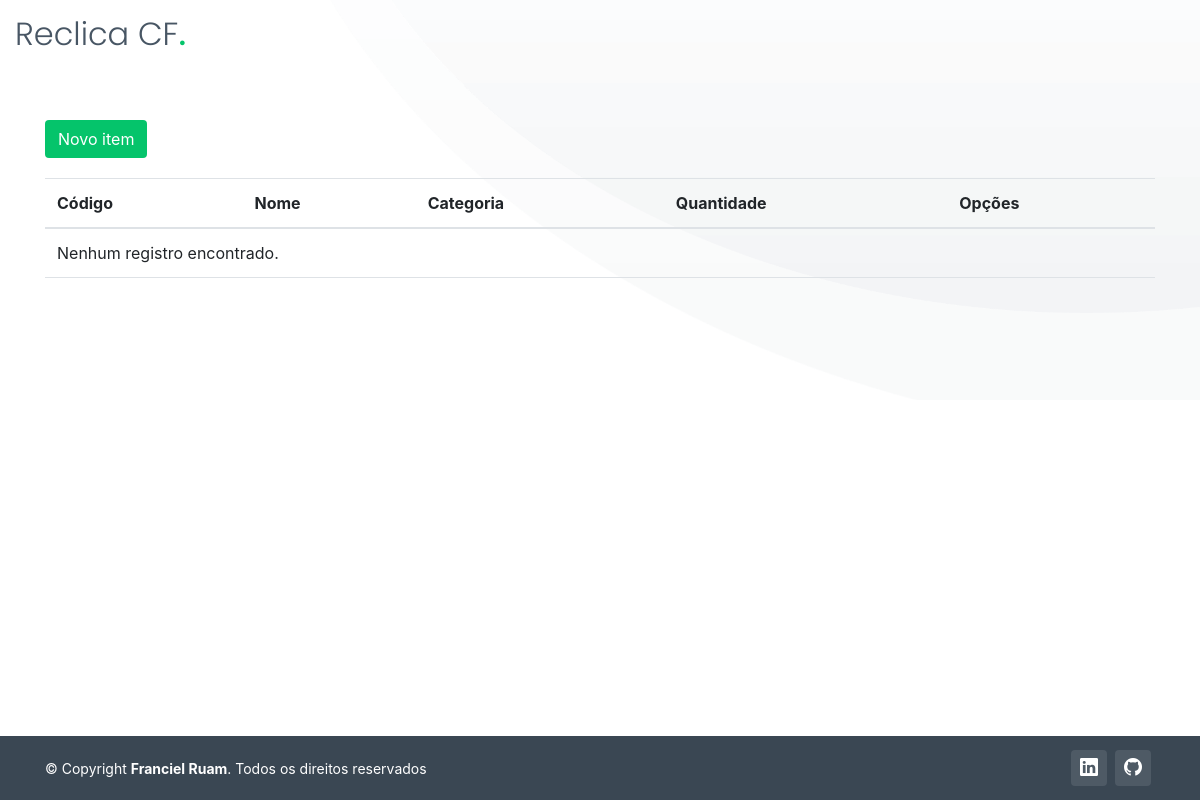
Before: /listar/item/ (signed in) with the older database file.
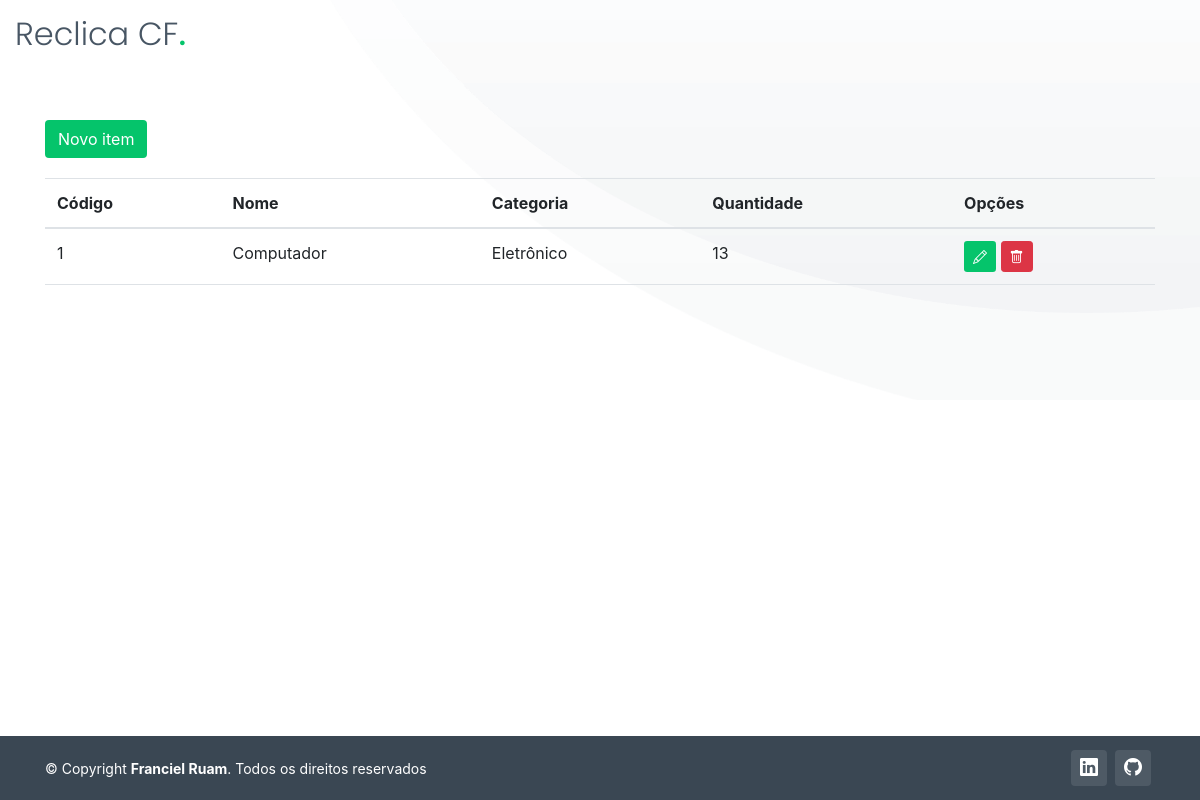
After: the same page with the newer database file.
### cadastro/models.py (models this page shows, shortened)
class Item_Descartavel(models.Model):
    nome = models.CharField(max_length=100, verbose_name="Item")
    quantidade = models.IntegerField(verbose_name="Quantidade")
    observacao = models.CharField(max_length=255, blank=True, null=True, verbose_name="Observação")
    data_cadastro = models.DateTimeField(verbose_name="Data Cadastro", auto_now_add=True)
    categoria = models.ForeignKey(Categoria, on_delete=models.PROTECT)
    endereco_armazenamento = models.ForeignKey(Endereco_Armazenamento, on_delete=models.PROTECT)
    usuario = models.ForeignKey(User, on_delete=models.PROTECT)

class Categoria(models.Model):
    nome = models.CharField(max_length=150, verbose_name="Categoria")
    observacao = models.CharField(max_length=255, blank=True, null=True, verbose_name="Observação")
    data_cadastro = models.DateTimeField(verbose_name="Data Cadastro", auto_now_add=True)
    status = models.CharField(max_length=1, default="A")

### cadastro/views.py (the view)
# urls.py: path('listar/item/', ItemDescartavelList.as_view(), name='listar-item-descartavel'),
class ItemDescartavelList(LoginRequiredMixin, ListView):
    model = Item_Descartavel
    template_name = "cadastro/listas/itens_descartaveis.html"
    def get_queryset(self):
        self.object_list = Item_Descartavel.objects.filter(usuario = self.request.user)
        return self.object_list

### cadastro/templates/cadastro/listas/itens_descartaveis.html (shortened to what this page needs)
{% extends 'paginas/modelo.html' %}
{% load static %}
{% block conteudo2 %}
<div id="hero-animated" class="hero-animated">
    <div class="container">
        <a href="{% url 'cadastrar-item-descartavel' %}" class="btn btn-success float-left"
            style="margin-bottom: 20px; background-color: #05c46b; border-color: transparent;">
            Novo item
        </a>
        <div class="table-responsive">
            <table class="table">
                <thead>
                    <tr>
                        <th>Código</th>
                        <th>Nome</th>
                        <th>Categoria</th>
                        <th>Quantidade</th>
                        <th>Opções</th>
                    </tr>
                </thead>
                <tbody>
                    {% for obj in object_list %}
                    <tr>
                        <td>{{ obj.pk }}</td>
                        <td>{{ obj.nome }}</td>
                        <td>{{ obj.categoria.nome }}</td>
                        <td>{{ obj.quantidade }}</td>
                        <td>
                            <a href="{% url 'editar-item-descartavel' obj.pk %}" class="btn btn-success btn-sm"
                                title="Editar" style="background-color: #05c46b; border-color: transparent;">
                                <i class="bi bi-pencil" aria-hidden="true"></i>
                            </a>
                            <a href="{% url 'excluir-item-descartavel' obj.pk %}" class="btn btn-danger btn-sm"
                                title="Excluir">
                                <i class="bi bi-trash" aria-hidden="true"></i>
                            </a>
                        </td>
                    </tr>
                    {% empty %}
                    <tr>
                        <td colspan="100%">Nenhum registro encontrado.</td>
                    </tr>
                    {% endfor %}
                </tbody>
            </table>
        </div>
    </div>
</div>
{% endblock %}

Changed rows visible on the page:
added Item_Descartavel: pk "1", nome "Computador", categoria.nome "Eletrônico", quantidade "13"
Other visible differences:
text no longer shown: "Nenhum registro encontrado."
